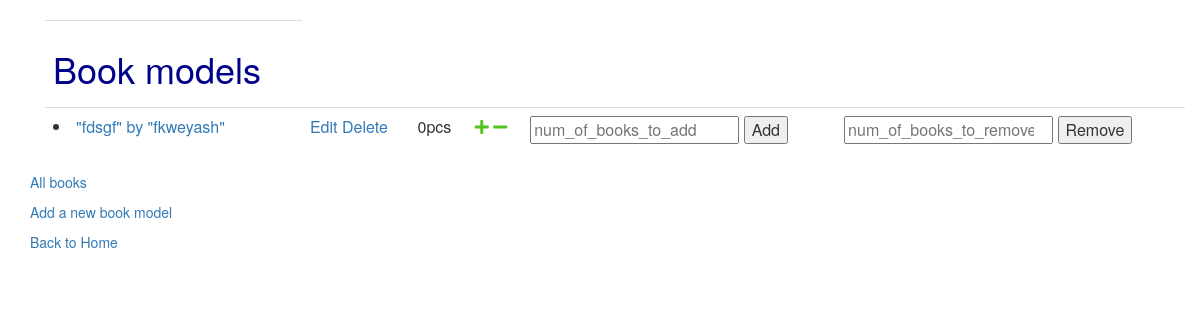
The app's page /backend/ (signed in), older data.
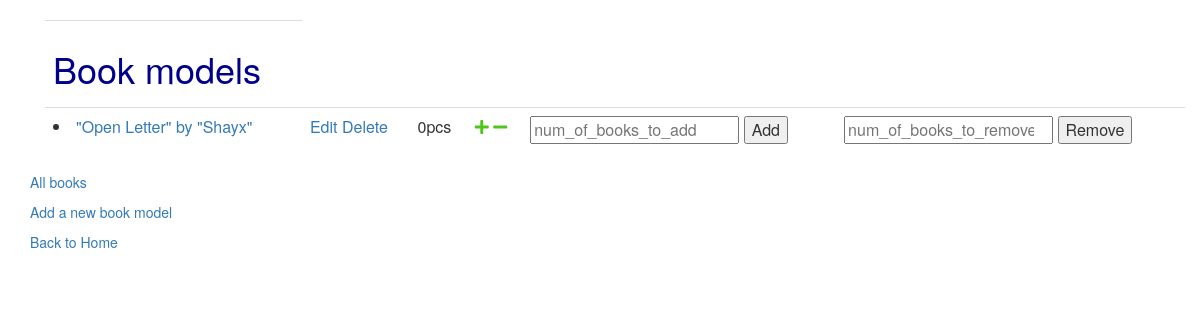
The same page, newer data.
### backend/models.py (models this page shows, shortened)
class Book_model(models.Model):
    title = models.CharField(
        max_length=64,
        unique=True,
        validators=[
            MinLengthValidator(3)
        ])
    author = models.CharField(max_length=64)
    price = models.PositiveIntegerField()
    genre = models.CharField(max_length=64, choices=genre_options)
    created_at = models.DateTimeField(auto_now_add=True)
    updated_at = models.DateTimeField(auto_now=True)
    def get_quantity(self):
        quantity = len(Book.objects.filter(model=self))
        return quantity
    def __str__(self):
        return '"'+self.title+'" by "'+self.author+'"'

### backend/views.py (the view)
# urls.py: path('', book_model_list.as_view(), name="book_model_list"),
class book_model_list(LoginRequiredMixin, ListView):
    model = Book_model
    fields="__all__"
    success_url =  reverse_lazy('backend:book_model_list')

### backend/templates/backend/book_model_list.html (shortened to what this page needs)
{%extends "base_bootsrap.html" %}
{% block content%}
<div class="container">
      <table class="table">
        {% if book_model_list %}
        <th><h1 style="color: darkblue; text-align: left;">Book models</h1></th>
        <ul>
             {% for book_model in book_model_list %}
             <tr>
             <p class="row">
             <td>
             <li><a href="{% url 'backend:book_model_detail' book_model.id %}">{{book_model}} </a>
             </td>
             <td> <a href="{% url 'backend:book_model_update' book_model.id %}">Edit</a>
                <a href="{% url 'backend:book_model_delete' book_model.id %}">Delete</a>
             </td>
             <td>
                <span id="book_model_qty_{{book_model.id}}">{{book_model.get_quantity}}</span>pcs
             </td>
             <td>
                 <a href="#"  id="inc_{{book_model.id}}"
                    onclick="
                         inc('{% url 'backend:book_model_inc' book_model.id %}', {{book_model.id}});
                         return false;
                    "
                 >
                <i class="fas fa-plus" id="plus_{{book_model.id}}" style="color: rgb(82, 197, 29)"></i>
                 </a>
                 <a href="#"  id="dec_{{book_model.id}}"
                 onclick="
                      dec('{% url 'backend:book_model_dec' book_model.id %}', {{book_model.id}}); return false;
                 "
                 >
                 <i class="fas fa-minus" id="minus_{{book_model.id}}" style="color: rgb(82, 197, 29)"></i>
                 </a>
            </td>
            <td>
                 <input id="num_of_books_to_add{{book_model.id}}" name="num_of_books_to_add" type="number" placeholder="num_of_books_to_add"></input>
                 <button name="Add" onclick="
                    num_of_books_to_add=$('#num_of_books_to_add{{book_model.id}}').val()*1;
                    book_model_id='{{book_model.id}}'*1;
                    console.log(num_of_books_to_add);
                    add_set_of_books(book_model_id, num_of_books_to_add);
                    $('#num_of_books_to_add{{book_model.id}}').val($('#num_of_books_to_add{{book_model.id}}').placeholder);
                    return false;
                 ">Add</button>
            </td>
            <td>
                    <input id="num_of_books_to_rem{{book_model.id}}" name="num_of_books_to_rem" type="number" placeholder="num_of_books_to_remove"></input>
                    <button name="Remove" onclick="
                       num_of_books_to_remove=$('#num_of_books_to_rem{{book_model.id}}').val();
                       book_model_id='{{book_model.id}}';
                       console.log(num_of_books_to_remove);
                       remove_set_of_books(book_model_id, num_of_books_to_remove);
                       $('#num_of_books_to_rem{{book_model.id}}').val($('#num_of_books_to_rem{{book_model.id}}').placeholder);
                       return false;
                    ">Remove</button>
            </td>
             </li> </p>
            </tr>
            </div>
             {%endfor%}
        {% else %}
           <p class="row">There are no book_models in the library database.</p>
        {% endif %}
        <p class="row"> <a href="{%url 'backend:book_list'%}">All books</a></p>
            <p class="row">
             <a href="{% url 'backend:book_model_create' %}">Add a new book model</a>
            </p>
            <p class="row">
                <a href="{% url 'home:home' %}">Back to Home</a>
            </p>
        </div>
 {%endblock%}

Row changes from the older to the newer data that the page shows:
removed Book_model: title+author "\"fdsgf\" by \"fkweyash\"", get_quantity "0"
added Book_model: title+author "\"Open Letter\" by \"Shayx\"", get_quantity "0"
